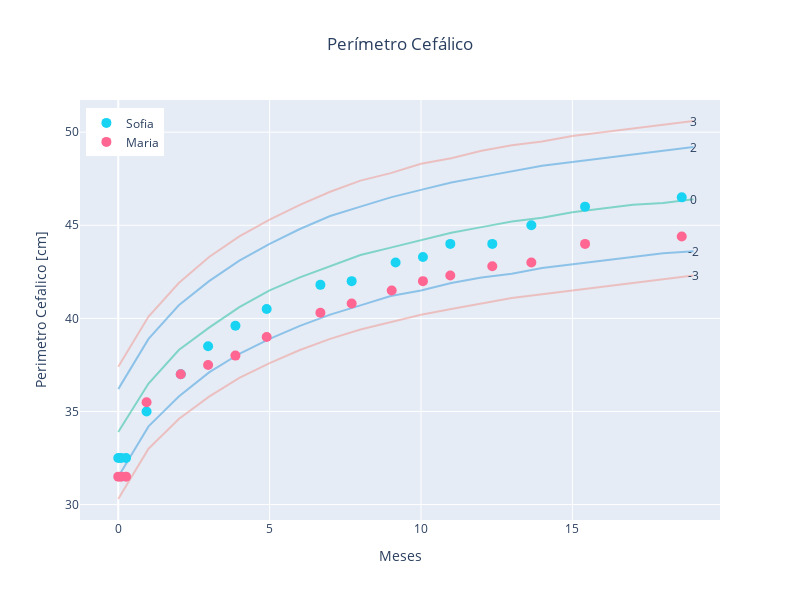

Notebook source saved alongside this figure:
### Code cell
plot_df(source['hcfa_z'], description = 'Perímetro Cefálico', months_to_plot=months_to_plot)

### Figure 1 — Plotly figure (JSON) as saved in the notebook; plotly's stock layout.template omitted (floating-point values rounded to 4 significant figures)
{"data": [{"line": {"color": "rgba(241, 148, 138, 0.5)"}, "mode": "lines", "name": "-3", "showlegend": false, "type": "scatter", "x": [0, 1, 2, 3, 4, 5, 6, 7, 8, 9, 10, 11, 12, 13, 14, 15, 16, 17, 18, 19, 20, 21, 22, 23, 24, 25, 26, 27, 28, 29, 30, 31, 32, 33, 34, 35, 36, 37, 38, 39, 40, 41, 42, 43, 44, 45, 46, 47, 48, 49, 50, 51, 52, 53, 54, 55, 56, 57, 58, 59, 60], "y": [30.3, 33, 34.6, 35.8, 36.8, 37.6, 38.3, 38.9, 39.4, 39.8, 40.2, 40.5, 40.8, 41.1, 41.3, 41.5, 41.7, 41.9, 42.1, 42.3]}, {"line": {"color": "rgba(241, 148, 138, 0.5)"}, "mode": "lines", "name": "3", "showlegend": false, "type": "scatter", "x": [0, 1, 2, 3, 4, 5, 6, 7, 8, 9, 10, 11, 12, 13, 14, 15, 16, 17, 18, 19, 20, 21, 22, 23, 24, 25, 26, 27, 28, 29, 30, 31, 32, 33, 34, 35, 36, 37, 38, 39, 40, 41, 42, 43, 44, 45, 46, 47, 48, 49, 50, 51, 52, 53, 54, 55, 56, 57, 58, 59, 60], "y": [37.4, 40.1, 41.9, 43.3, 44.4, 45.3, 46.1, 46.8, 47.4, 47.8, 48.3, 48.6, 49, 49.3, 49.5, 49.8, 50, 50.2, 50.4, 50.6]}, {"line": {"color": "rgba(52, 152, 219, 0.5)"}, "mode": "lines", "name": "-2", "showlegend": false, "type": "scatter", "x": [0, 1, 2, 3, 4, 5, 6, 7, 8, 9, 10, 11, 12, 13, 14, 15, 16, 17, 18, 19, 20, 21, 22, 23, 24, 25, 26, 27, 28, 29, 30, 31, 32, 33, 34, 35, 36, 37, 38, 39, 40, 41, 42, 43, 44, 45, 46, 47, 48, 49, 50, 51, 52, 53, 54, 55, 56, 57, 58, 59, 60], "y": [31.5, 34.2, 35.8, 37.1, 38.1, 38.9, 39.6, 40.2, 40.7, 41.2, 41.5, 41.9, 42.2, 42.4, 42.7, 42.9, 43.1, 43.3, 43.5, 43.6]}, {"line": {"color": "rgba(52, 152, 219, 0.5)"}, "mode": "lines", "name": "2", "showlegend": false, "type": "scatter", "x": [0, 1, 2, 3, 4, 5, 6, 7, 8, 9, 10, 11, 12, 13, 14, 15, 16, 17, 18, 19, 20, 21, 22, 23, 24, 25, 26, 27, 28, 29, 30, 31, 32, 33, 34, 35, 36, 37, 38, 39, 40, 41, 42, 43, 44, 45, 46, 47, 48, 49, 50, 51, 52, 53, 54, 55, 56, 57, 58, 59, 60], "y": [36.2, 38.9, 40.7, 42, 43.1, 44, 44.8, 45.5, 46, 46.5, 46.9, 47.3, 47.6, 47.9, 48.2, 48.4, 48.6, 48.8, 49, 49.2]}, {"line": {"color": "rgba(26, 188, 156, 0.5)"}, "mode": "lines", "name": "0", "showlegend": false, "type": "scatter", "x": [0, 1, 2, 3, 4, 5, 6, 7, 8, 9, 10, 11, 12, 13, 14, 15, 16, 17, 18, 19, 20, 21, 22, 23, 24, 25, 26, 27, 28, 29, 30, 31, 32, 33, 34, 35, 36, 37, 38, 39, 40, 41, 42, 43, 44, 45, 46, 47, 48, 49, 50, 51, 52, 53, 54, 55, 56, 57, 58, 59, 60], "y": [33.9, 36.5, 38.3, 39.5, 40.6, 41.5, 42.2, 42.8, 43.4, 43.8, 44.2, 44.6, 44.9, 45.2, 45.4, 45.7, 45.9, 46.1, 46.2, 46.4]}, {"marker": {"size": 10}, "mode": "markers", "name": "Sofia", "type": "scatter", "x": [18.61, 15.42, 13.65, 12.35, 10.97, 10.06, 9.161, 7.71, 6.677, 4.903, 3.871, 2.968, 2.065, 0.9355, 0.2581, 0.09677, 0], "y": [46.5, 46, 45, 44, 44, 43.3, 43, 42, 41.8, 40.5, 39.6, 38.5, 37, 35, 32.5, 32.5, 32.5]}, {"marker": {"size": 10}, "mode": "markers", "name": "Maria", "type": "scatter", "x": [18.61, 15.42, 13.65, 12.35, 10.97, 10.06, 9.032, 7.71, 6.677, 4.903, 3.871, 2.968, 2.065, 0.9355, 0.2581, 0.09677, 0], "y": [44.4, 44, 43, 42.8, 42.3, 42, 41.5, 40.8, 40.3, 39, 38, 37.5, 37, 35.5, 31.5, 31.5, 31.5]}], "layout": {"annotations": [{"showarrow": false, "text": "-3", "x": 19, "y": 42.3}, {"showarrow": false, "text": "3", "x": 19, "y": 50.6}, {"showarrow": false, "text": "-2", "x": 19, "y": 43.6}, {"showarrow": false, "text": "2", "x": 19, "y": 49.2}, {"showarrow": false, "text": "0", "x": 19, "y": 46.4}], "autosize": false, "height": 600, "legend": {"x": 0.01, "xanchor": "left", "y": 0.98, "yanchor": "top"}, "title": {"text": "Perímetro Cefálico", "x": 0.5}, "width": 800, "xaxis": {"title": {"text": "Meses"}}, "yaxis": {"title": {"text": "Perimetro Cefalico [cm]"}}}}
